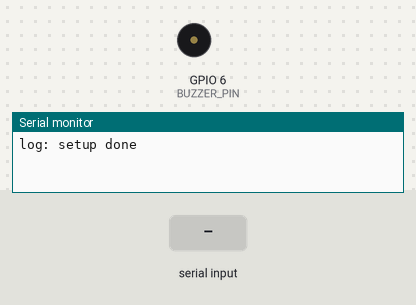
This sketch was run on a simulated ESP32-S3. Parts: buzzer (waves = sounding, pin HIGH), the last lines printed to the serial monitor. Inputs (shaded band) come from the test bench.

Above: at 6.2 s.
6.3 s: "2" received over Serial
At 6.63 s:
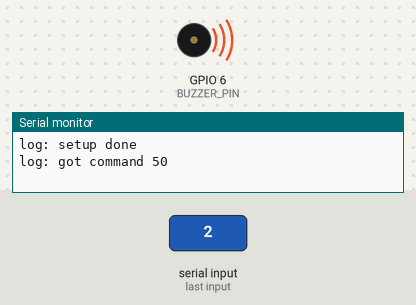
10.2 s: "4" received over Serial
At 11.4 s:
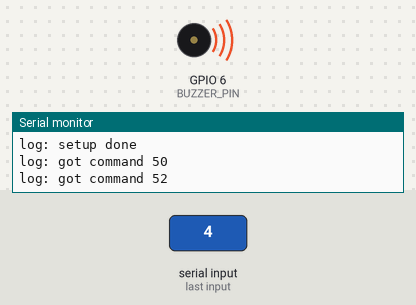
11.7 s: "1" received over Serial
At 13.1 s:
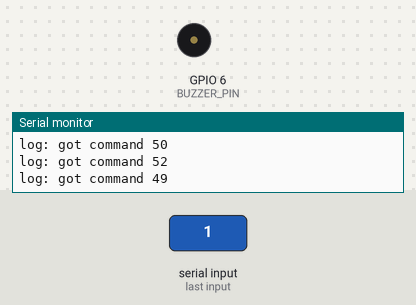
Timing chart, 0 to 14.5 s (numbered marks = the images above; inputs shaded):
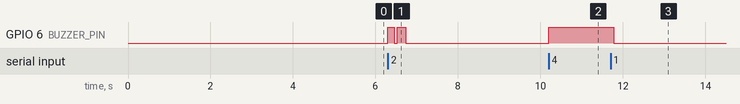

Measured:
- after the input at 6.3 s, GPIO 6 (BUZZER_PIN): alternates HIGH for 0.18 s and LOW for 0.08 s, 4 changes in all, then stays LOW, starting at once
- after the input at 10.2 s, GPIO 6 (BUZZER_PIN): LOW → HIGH at once
- after the input at 11.7 s, GPIO 6 (BUZZER_PIN): HIGH → LOW after 0.08 s

The sketch:

esp-now-usb-pc-dongle.ino
```cpp
/*
  ESP command receiver dongle

  The ESP32 device is connected to PC over USB serial port.
  It receives commands over esp-now wifi protocol from
  other ESP32 macro boards. Received commands are sent to
  pc-serial-macro-server over the serial port.

  The receiver dongle also receives commands from PC to be executed
  on its GPIO pins. You can achieve other automations using GPIO pins on
  the dongle ESP32. For now commands are to make sounds on buzzer module.

  created 10th May 2024
  by Onkar Ruikar
*/

#include <esp_now.h>
#include <WiFi.h>
#include <BluetoothSerial.h>

#define BUZZER_PIN 6
int inCommand = 0;

typedef struct struct_message {
    int key;
} struct_message;

struct_message data;

/*
 * Handle received command from keypad over esp-now.
*/
void OnDataRecv(const uint8_t * mac, const uint8_t *incomingData, int len) {
  memcpy(&data, incomingData, sizeof(data));
  neopixelWrite(21, 0, 0, 64);

  // convert MAC numer to string
  char cMac[18];
  snprintf(cMac, sizeof(cMac), "%02X-%02X-%02X-%02X-%02X-%02X",
         mac[0], mac[1], mac[2], mac[3], mac[4], mac[5]);
  Serial.println("got:" + String(cMac) + ":" + String(data.key));

  // indicate command sent to PC
  delay(100);
  neopixelWrite(21, 0, 0, 0);
  delay(100);
  neopixelWrite(21, 0, 0, 64);
  delay(100);
  neopixelWrite(21, 5, 0, 0);
}

// Play beep on buzzer
void beep(uint32_t duration) {
    digitalWrite(BUZZER_PIN, HIGH);
    delay(duration);
    digitalWrite(BUZZER_PIN, LOW);
}

void setup() {
  pinMode(BUZZER_PIN, OUTPUT);

  Serial.begin(115200);
  setCpuFrequencyMhz(80);
  btStop();
  delay(5000);

  // set device as a wifi station
  WiFi.mode(WIFI_STA);
  if (esp_now_init() != ESP_OK) {
    Serial.println("log: esp-now init failed!");
    neopixelWrite(21, 0, 5, 0);
    return;
  }
  esp_now_register_recv_cb(OnDataRecv);

  neopixelWrite(21, 5, 0, 0);
  Serial.println("log: setup done");
}

void loop() {
  // handle commands received from PC
  if (Serial.available()) {
    inCommand = Serial.read();
    Serial.println("log: got command " + String(inCommand));
    switch(inCommand) {
      // beep
      case 49:
        beep(80);
        break;
      // double beep
      case 50:
        beep(150);
        delay(80);
        beep(200);
      break;
	  // EOD beep
      case 51:
        beep(400);
        delay(100);
        beep(100);
        delay(50);
        beep(100);
        break;
      // buzzer on
      case 52:
        digitalWrite(BUZZER_PIN, HIGH);
        break;
      // buzzer off
      case 53:
        digitalWrite(BUZZER_PIN, LOW);
        break;
      default:
        digitalWrite(BUZZER_PIN, LOW);
    }
    inCommand = 0;
  }
}

// debug scripts

/* ----------------------------------------------
 * script to get MAC address of the device
 * so that it could be used by sender devices
 * to send commands to this device
#include "WiFi.h"

void setup(){
  Serial.begin(115200);
  WiFi.mode(WIFI_MODE_STA);
  Serial.println(WiFi.macAddress());
}

void loop(){}
*/

/* ----------------------------------------------
 * script to test usb serial communication with PC

String inputString = "";      // a String to hold incoming data
bool stringComplete = false;  // whether the string is complete

void setup() {
  // initialize serial
  Serial.begin(115200);
  // reserve 200 bytes for the inputString:
  inputString.reserve(200);
}

void loop() {
  if (Serial.available()) {
    // get the new byte:
    char inChar = (char)Serial.read();
    // add it to the inputString:
    inputString += inChar;
    // if the incoming character is a newline, set a flag so the main loop can
    // do something about it:
    if (inChar == '\n') {
      stringComplete = true;
    }
  }
  // print the string when a newline arrives:
  if (stringComplete) {
    Serial.println("got: " + inputString);
    // clear the string:
    inputString = "";
    stringComplete = false;
  }
}
*/
```
